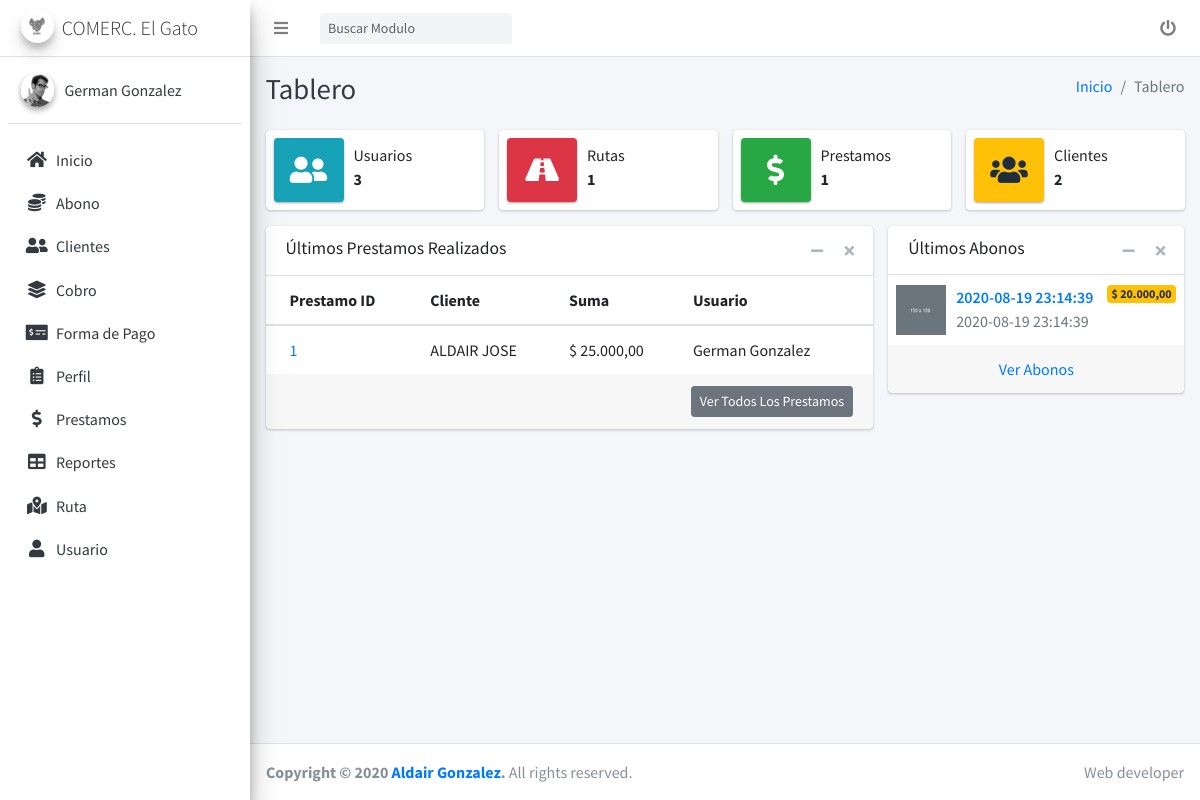
Screenshot of /inicio (signed in) with the database file from the repository.
### tables this page shows
CREATE TABLE `modulos` (
  `mod_Id` bigint(20) NOT NULL,
  `mod_Codigo` varchar(50) NOT NULL,
  `mod_Nombre` varchar(50) NOT NULL,
  `mod_Url` text NOT NULL,
  `mod_Icon` text NOT NULL
);

CREATE TABLE `prestamo` (
  `pre_Id` bigint(20) NOT NULL,
  `pre_Fecha` datetime NOT NULL,
  `pre_CLIENTE` bigint(20) NOT NULL,
  `pre_FormaPago` bigint(20) NOT NULL,
  `pre_Interes` int(3) NOT NULL,
  `pre_MontoPrestado` int(11) NOT NULL,
  `pre_MontoInteres` int(11) NOT NULL,
  `pre_Cuotas` int(11) NOT NULL,
  `pre_Observaciones` text NOT NULL,
  `pre_USUARIO` bigint(20) NOT NULL
);

CREATE TABLE `cliente` (
  `cli_Id` bigint(20) NOT NULL,
  `cli_Cedula` int(11) NOT NULL,
  `cli_Nombre` varchar(50) NOT NULL,
  `cli_Celular` bigint(20) NOT NULL,
  `cli_Direccion` varchar(50) NOT NULL,
  `cli_Correo` varchar(50) NOT NULL,
  `cli_Posicion` int(11) NOT NULL,
  `cli_RUTA` bigint(20) NOT NULL,
  `cli_DiaCobro` int(11) NOT NULL,
  `cli_Activo` tinyint(1) NOT NULL DEFAULT 1
);

CREATE TABLE `usuario` (
  `usu_Id` bigint(20) NOT NULL,
  `usu_Login` varchar(50) NOT NULL,
  `usu_Password` text NOT NULL,
  `usu_Nombre` varchar(50) NOT NULL,
  `usu_Celular` bigint(20) NOT NULL,
  `usu_Correo` varchar(50) NOT NULL,
  `usu_Direccion` varchar(50) NOT NULL,
  `usu_RUTA` bigint(20) NOT NULL,
  `usu_Cedula` varchar(50) NOT NULL,
  `usu_Perfil` bigint(20) NOT NULL,
  `usu_Activo` tinyint(1) NOT NULL DEFAULT 1
);

CREATE TABLE `abono` (
  `abo_Id` bigint(20) NOT NULL,
  `abo_PRESTAMO` bigint(20) NOT NULL,
  `abo_Monto` int(11) NOT NULL,
  `abo_Fecha` datetime NOT NULL
);

### vistas/modulos/nav/lateral.php (the view, shortened to what the rows shown need)
<?php
$modulos = ModulosControlador::ctrMostrarModulosPersonalizados($_SESSION["usuario_PERFIL"]);
?>
<aside class="main-sidebar sidebar-light-primary elevation-4">
  <div class="sidebar">
    <nav class="mt-2">
      <ul class="nav nav-pills nav-sidebar flex-column" data-widget="treeview" role="menu" data-accordion="false">
        <?php for ($i = 0; $i < count($modulos); $i++) : ?>
          <li class="nav-item">
            <a href="<?= $modulos[$i]["mod_Url"] ?>" class="nav-link">
              <i class="nav-icon <?= $modulos[$i]["mod_Icon"] ?>"></i>
              <p>
                <?= $modulos[$i]["mod_Nombre"] ?>
              </p>
            </a>
          </li>
        <?php endfor; ?>
      </ul>
    </nav>
  </div>
</aside>

### vistas/modulos/inicio.vista.php (shortened to what the rows shown need)
<?php
$item = null;
$valor = null;
$PrestamosTablaInicio = PrestamosControlador::ctrdatatableprestamos($_SESSION["usuario_Id"]);
$Abonos = AbonosControlador::ctrMostrarAbonos($item, $valor);
?>
<div class="content-header">
  <div class="container-fluid">
    <div class="row mb-2">
      <div class="col-sm-6">
        <h1 class="m-0 text-dark">Tablero</h1>
      </div>
    </div>
  </div>
</div>
<div class="content">
  <div class="container-fluid">
    <div class="row">
      <div class="col-md-8">
        <div class="card">
          <div class="card-body p-0">
            <div class="table-responsive">
              <table class="table m-0">
                <thead>
                  <tr>
                    <th>Prestamo ID</th>
                    <th>Cliente</th>
                    <th>Suma</th>
                    <th>Usuario</th>
                  </tr>
                </thead>
                <tbody>
                  <?php
                  if (is_array($PrestamosTablaInicio) && count($PrestamosTablaInicio) > 0) {
                    $numrow = (count($PrestamosTablaInicio) > 7) ? 7 :  count($PrestamosTablaInicio);
                    for ($i = 0; $i < $numrow; $i++) {
                      echo '<tr>
                      <td><a href="#">' . $PrestamosTablaInicio[$i]["pre_Id"] . '</a></td>
                      <td>' . $PrestamosTablaInicio[$i]["cli_Nombre"] . '</td>
                      <td>$ ' . number_format($PrestamosTablaInicio[$i]["pre_MontoPrestado"], 2, ",", ".") . '</td>
                      <td>' . $PrestamosTablaInicio[$i]["usu_Nombre"] . '</td>
                      </tr>';
                    }
                  }
                  ?>
                </tbody>
              </table>
            </div>
          </div>
        </div>
      </div>
      <div class="col-md-4">
        <div class="card">
          <div class="card-body p-0">
            <ul class="products-list product-list-in-card pl-2 pr-2">
              <?php
              if (is_array($Abonos) && count($Abonos) > 0) {
                $numrow = (count($Abonos) > 6) ? 6 :  count($Abonos);
                for ($i = 0; $i < $numrow; $i++) {
                  $monto = number_format($Abonos[$i]["abo_Monto"], 2, ",", ".");
                  echo '<li class="item">
                            <div class="product-img">
                              <img src="vistas/dist/img/default-150x150.png" alt="Product Image" class="img-size-50">
                            </div>
                            <div class="product-info">
                              <a href="javascript:void(0)" class="product-title">' . $Abonos[$i]["abo_Fecha"] . '
                              <span class="badge badge-warning float-right">$ ' . $monto . '</span></a>
                              <span class="product-description">
                              ' . $Abonos[$i]["abo_Fecha"] . '
                              </span>
                            </div>
                          </li>';
                }
              }
              ?>
            </ul>
          </div>
        </div>
      </div>
    </div>
  </div>
</div>

### rows the page displays
modulos: mod_Nombre "Abono"
modulos: mod_Nombre "Clientes"
modulos: mod_Nombre "Cobro"
modulos: mod_Nombre "Forma de Pago"
modulos: mod_Nombre "Perfil"
modulos: mod_Nombre "Prestamos"
modulos: mod_Nombre "Reportes"
modulos: mod_Nombre "Ruta"
modulos: mod_Nombre "Usuario"
prestamo: pre_Id "1", pre_CLIENTE.cli_Nombre "ALDAIR JOSE", pre_MontoPrestado "25.000,00", pre_USUARIO.usu_Nombre "German Gonzalez"
abono: abo_Fecha "2020-08-19 23:14:39", abo_Monto "20.000,00"

### other values shown
$_SESSION["usuario_Nombre"] "German Gonzalez"
count($usuario) "3"
count($Rutas) "1"
count($prestamos) "1"
count($clientes) "2"
